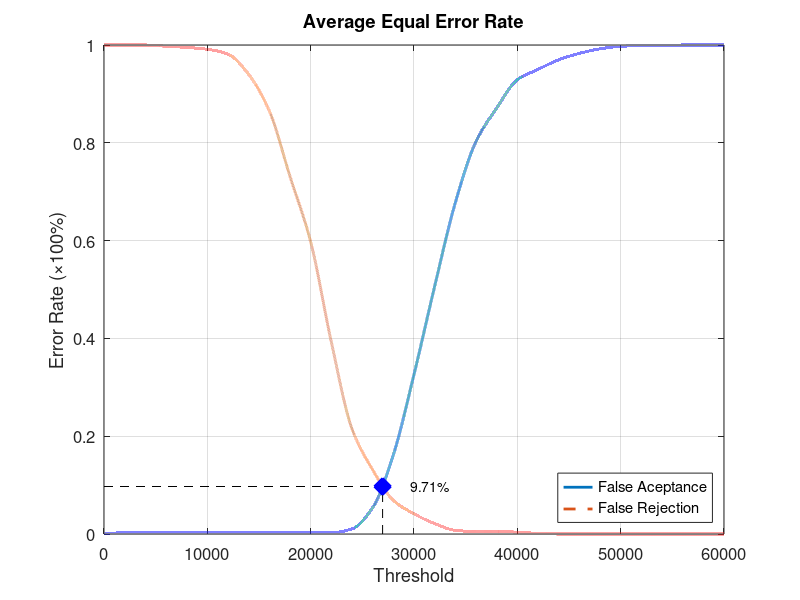
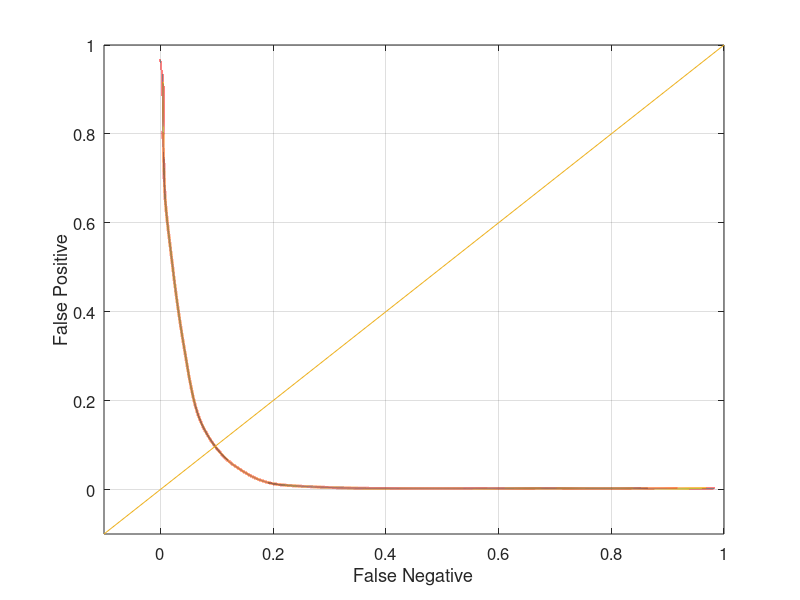

The MATLAB source for these figures, in order:
function yEER = Experiment2Average
close all;
clear;
clc;
x = 0:2000:60000;
xq = 0:0.5:60000;

y0 = [0 0.00263158 0.00263158 0.00263158 0.00263158 0.00263158 0.00263158 0.00263158 0.00263158 0.00263158 0.00263158 0.00263158 0.0105263 0.0539474 0.161842 0.326316 0.506579 0.677632 0.802632 0.871053 0.928947 0.95 0.969737 0.982895 0.992105 0.997368 0.998684 0.998684 1 1 1];
yy0 = interp1(x, y0, xq, 'pchip');
y1 = [1 1 1 0.9975 0.995 0.99125 0.98125 0.94 0.865 0.73125 0.5975 0.3925 0.215 0.13125 0.06875 0.04125 0.02125 0.0075 0.005 0.005 0.00375 0.00125 0 0 0 0 0 0 0 0 0];
yy1 = interp1(x, y1, xq, 'pchip');

% Calculating EER: 
y2 = abs(y0 - y1);
find(y2 == min(y2))
yy2 = abs(yy0 - yy1);
xEER = find(yy2 == min(yy2));
xEERIndex = xq(xEER) % X-axis EER
yEER = yy0(xEER) % Y-axis EER

main = figure
plot(xq, yy0,'-','LineWidth', 2);	hold on
plot(xq, yy1,'--','LineWidth', 2);	hold on
plot([xEERIndex xEERIndex], [0 yEER], 'k--');	hold on
plot([0 xEERIndex], [yEER yEER], 'k--');	hold on
plot(xEERIndex, yEER, 'bx', 'LineWidth', 10);	hold on
text(xEERIndex + 10 * xEERIndex / 100, yEER, [num2str(round((10000 * yEER)) / 100) '%'])
legend('False Aceptance', 'False Rejection', 'Location', 'SouthEast')
xlabel('Threshold')
ylabel('Error Rate (\times100%)')
title('Average Equal Error Rate')
set(gca, 'FontSize', 12)
axis([0 60000 0 1])
grid on

print(main, 'Experiment2AverageMain', '-dpng');
FNRxFPR = figure('Color', [1 1 1]);
plot(yy1, yy0, '-', yy1, yy0, 'LineWidth', 2);
hold on
y = -0.1:0.1:1
plot(y, y); 
set(gca, 'FontSize', 12)
xlabel('False Negative')
ylabel('False Positive')
axis([-0.1 1 -0.1 1])
set(gca, 'FontSize', 12)
grid on

print(FNRxFPR, 'Experiment2AverageFNRxFPR','-dpng');
end
